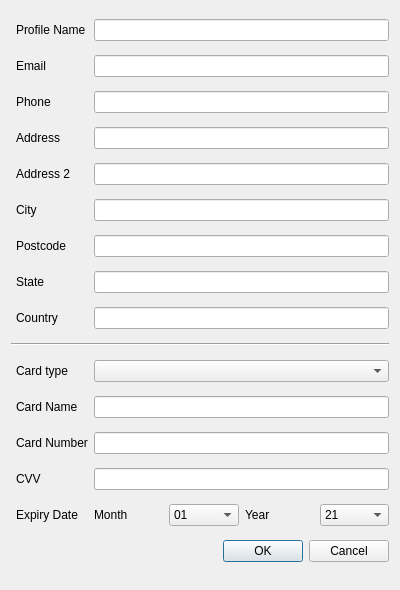
<?xml version="1.0" encoding="UTF-8"?>
<ui version="4.0">
 <class>Dialog</class>
 <widget class="QDialog" name="Dialog">
  <property name="geometry">
   <rect>
    <x>0</x>
    <y>0</y>
    <width>400</width>
    <height>590</height>
   </rect>
  </property>
  <property name="windowTitle">
   <string>Dialog</string>
  </property>
  <layout class="QGridLayout" name="gridLayout">
   <item row="5" column="1" colspan="4">
    <widget class="QLineEdit" name="txtCity">
     <property name="whatsThis">
      <string>&lt;html&gt;&lt;head/&gt;&lt;body&gt;&lt;p&gt;Your city&lt;/p&gt;&lt;/body&gt;&lt;/html&gt;</string>
     </property>
    </widget>
   </item>
   <item row="14" column="2">
    <widget class="QComboBox" name="cbExpiryMonth">
     <property name="layoutDirection">
      <enum>Qt::LeftToRight</enum>
     </property>
     <property name="autoFillBackground">
      <bool>false</bool>
     </property>
     <item>
      <property name="text">
       <string>01</string>
      </property>
     </item>
     <item>
      <property name="text">
       <string>02</string>
      </property>
     </item>
     <item>
      <property name="text">
       <string>03</string>
      </property>
     </item>
     <item>
      <property name="text">
       <string>04</string>
      </property>
     </item>
     <item>
      <property name="text">
       <string>05</string>
      </property>
     </item>
     <item>
      <property name="text">
       <string>06</string>
      </property>
     </item>
     <item>
      <property name="text">
       <string>07</string>
      </property>
     </item>
     <item>
      <property name="text">
       <string>07</string>
      </property>
     </item>
     <item>
      <property name="text">
       <string>08</string>
      </property>
     </item>
     <item>
      <property name="text">
       <string>09</string>
      </property>
     </item>
     <item>
      <property name="text">
       <string>10</string>
      </property>
     </item>
     <item>
      <property name="text">
       <string>11</string>
      </property>
     </item>
     <item>
      <property name="text">
       <string>12</string>
      </property>
     </item>
    </widget>
   </item>
   <item row="9" column="0" colspan="5">
    <widget class="Line" name="line">
     <property name="orientation">
      <enum>Qt::Horizontal</enum>
     </property>
    </widget>
   </item>
   <item row="14" column="4">
    <widget class="QComboBox" name="cbExpiryYear">
     <item>
      <property name="text">
       <string>21</string>
      </property>
     </item>
     <item>
      <property name="text">
       <string>22</string>
      </property>
     </item>
     <item>
      <property name="text">
       <string>23</string>
      </property>
     </item>
     <item>
      <property name="text">
       <string>24</string>
      </property>
     </item>
     <item>
      <property name="text">
       <string>25</string>
      </property>
     </item>
    </widget>
   </item>
   <item row="14" column="0">
    <widget class="QLabel" name="label_12">
     <property name="text">
      <string>Expiry Date</string>
     </property>
     <property name="margin">
      <number>5</number>
     </property>
     <property name="indent">
      <number>5</number>
     </property>
    </widget>
   </item>
   <item row="11" column="0">
    <widget class="QLabel" name="label_15">
     <property name="text">
      <string>Card Name</string>
     </property>
     <property name="margin">
      <number>5</number>
     </property>
     <property name="indent">
      <number>5</number>
     </property>
    </widget>
   </item>
   <item row="12" column="0">
    <widget class="QLabel" name="label_10">
     <property name="text">
      <string>Card Number</string>
     </property>
     <property name="margin">
      <number>5</number>
     </property>
     <property name="indent">
      <number>5</number>
     </property>
    </widget>
   </item>
   <item row="6" column="1" colspan="4">
    <widget class="QLineEdit" name="txtPostcode">
     <property name="toolTip">
      <string>&lt;html&gt;&lt;head/&gt;&lt;body&gt;&lt;p&gt;Postcode&lt;/p&gt;&lt;/body&gt;&lt;/html&gt;</string>
     </property>
    </widget>
   </item>
   <item row="6" column="0">
    <widget class="QLabel" name="label_7">
     <property name="text">
      <string>Postcode</string>
     </property>
     <property name="margin">
      <number>5</number>
     </property>
     <property name="indent">
      <number>5</number>
     </property>
    </widget>
   </item>
   <item row="4" column="1" colspan="4">
    <widget class="QLineEdit" name="txtAddress2">
     <property name="toolTip">
      <string>&lt;html&gt;&lt;head/&gt;&lt;body&gt;&lt;p&gt;Address 2&lt;/p&gt;&lt;/body&gt;&lt;/html&gt;</string>
     </property>
    </widget>
   </item>
   <item row="2" column="1" colspan="4">
    <widget class="QLineEdit" name="txtPhone">
     <property name="toolTip">
      <string>&lt;html&gt;&lt;head/&gt;&lt;body&gt;&lt;p&gt;Telephone number&lt;/p&gt;&lt;/body&gt;&lt;/html&gt;</string>
     </property>
    </widget>
   </item>
   <item row="3" column="1" colspan="4">
    <widget class="QLineEdit" name="txtAddress">
     <property name="toolTip">
      <string>&lt;html&gt;&lt;head/&gt;&lt;body&gt;&lt;p&gt;Main address&lt;/p&gt;&lt;/body&gt;&lt;/html&gt;</string>
     </property>
    </widget>
   </item>
   <item row="3" column="0">
    <widget class="QLabel" name="label_3">
     <property name="text">
      <string>Address</string>
     </property>
     <property name="margin">
      <number>5</number>
     </property>
     <property name="indent">
      <number>5</number>
     </property>
    </widget>
   </item>
   <item row="12" column="1" colspan="4">
    <widget class="QLineEdit" name="txtCardNumber">
     <property name="toolTip">
      <string>&lt;html&gt;&lt;head/&gt;&lt;body&gt;&lt;p&gt;Card number&lt;/p&gt;&lt;/body&gt;&lt;/html&gt;</string>
     </property>
    </widget>
   </item>
   <item row="10" column="0">
    <widget class="QLabel" name="label_9">
     <property name="text">
      <string>Card type</string>
     </property>
     <property name="margin">
      <number>5</number>
     </property>
     <property name="indent">
      <number>5</number>
     </property>
    </widget>
   </item>
   <item row="4" column="0">
    <widget class="QLabel" name="label_6">
     <property name="text">
      <string>Address 2</string>
     </property>
     <property name="margin">
      <number>5</number>
     </property>
     <property name="indent">
      <number>5</number>
     </property>
    </widget>
   </item>
   <item row="2" column="0">
    <widget class="QLabel" name="label_4">
     <property name="text">
      <string>Phone</string>
     </property>
     <property name="margin">
      <number>5</number>
     </property>
     <property name="indent">
      <number>5</number>
     </property>
    </widget>
   </item>
   <item row="14" column="3">
    <widget class="QLabel" name="label_13">
     <property name="text">
      <string>Year</string>
     </property>
    </widget>
   </item>
   <item row="10" column="1" colspan="4">
    <widget class="QComboBox" name="cbCardType">
     <property name="toolTip">
      <string>&lt;html&gt;&lt;head/&gt;&lt;body&gt;&lt;p&gt;Card type&lt;/p&gt;&lt;/body&gt;&lt;/html&gt;</string>
     </property>
     <item>
      <property name="text">
       <string/>
      </property>
     </item>
     <item>
      <property name="text">
       <string>Debit</string>
      </property>
     </item>
     <item>
      <property name="text">
       <string>Visa</string>
      </property>
     </item>
    </widget>
   </item>
   <item row="0" column="1" colspan="4">
    <widget class="QLineEdit" name="txtProfileName">
     <property name="toolTip">
      <string>&lt;html&gt;&lt;head/&gt;&lt;body&gt;&lt;p&gt;Profile name&lt;/p&gt;&lt;/body&gt;&lt;/html&gt;</string>
     </property>
    </widget>
   </item>
   <item row="15" column="1" colspan="4">
    <widget class="QDialogButtonBox" name="buttonBox">
     <property name="orientation">
      <enum>Qt::Horizontal</enum>
     </property>
     <property name="standardButtons">
      <set>QDialogButtonBox::Cancel|QDialogButtonBox::Ok</set>
     </property>
    </widget>
   </item>
   <item row="7" column="1" colspan="4">
    <widget class="QLineEdit" name="txtState"/>
   </item>
   <item row="14" column="1">
    <widget class="QLabel" name="label_14">
     <property name="text">
      <string>Month</string>
     </property>
    </widget>
   </item>
   <item row="8" column="0">
    <widget class="QLabel" name="label_8">
     <property name="text">
      <string>Country</string>
     </property>
     <property name="margin">
      <number>5</number>
     </property>
     <property name="indent">
      <number>5</number>
     </property>
    </widget>
   </item>
   <item row="7" column="0">
    <widget class="QLabel" name="label_16">
     <property name="text">
      <string>State</string>
     </property>
     <property name="margin">
      <number>5</number>
     </property>
     <property name="indent">
      <number>5</number>
     </property>
    </widget>
   </item>
   <item row="0" column="0">
    <widget class="QLabel" name="label">
     <property name="enabled">
      <bool>true</bool>
     </property>
     <property name="sizePolicy">
      <sizepolicy hsizetype="Maximum" vsizetype="Preferred">
       <horstretch>0</horstretch>
       <verstretch>0</verstretch>
      </sizepolicy>
     </property>
     <property name="text">
      <string>Profile Name</string>
     </property>
     <property name="margin">
      <number>5</number>
     </property>
     <property name="indent">
      <number>5</number>
     </property>
    </widget>
   </item>
   <item row="1" column="0">
    <widget class="QLabel" name="label_2">
     <property name="text">
      <string>Email</string>
     </property>
     <property name="margin">
      <number>5</number>
     </property>
     <property name="indent">
      <number>5</number>
     </property>
    </widget>
   </item>
   <item row="8" column="1" colspan="4">
    <widget class="QLineEdit" name="txtCountry">
     <property name="toolTip">
      <string>&lt;html&gt;&lt;head/&gt;&lt;body&gt;&lt;p&gt;Country&lt;/p&gt;&lt;/body&gt;&lt;/html&gt;</string>
     </property>
    </widget>
   </item>
   <item row="1" column="1" colspan="4">
    <widget class="QLineEdit" name="txtEmail">
     <property name="toolTip">
      <string>&lt;html&gt;&lt;head/&gt;&lt;body&gt;&lt;p&gt;Email address&lt;/p&gt;&lt;/body&gt;&lt;/html&gt;</string>
     </property>
    </widget>
   </item>
   <item row="11" column="1" colspan="4">
    <widget class="QLineEdit" name="txtCardName"/>
   </item>
   <item row="5" column="0">
    <widget class="QLabel" name="label_5">
     <property name="text">
      <string>City</string>
     </property>
     <property name="margin">
      <number>5</number>
     </property>
     <property name="indent">
      <number>5</number>
     </property>
    </widget>
   </item>
   <item row="13" column="1" colspan="4">
    <widget class="QLineEdit" name="txtCvv"/>
   </item>
   <item row="13" column="0">
    <widget class="QLabel" name="label_11">
     <property name="text">
      <string>CVV</string>
     </property>
     <property name="margin">
      <number>5</number>
     </property>
     <property name="indent">
      <number>5</number>
     </property>
    </widget>
   </item>
  </layout>
 </widget>
 <tabstops>
  <tabstop>txtProfileName</tabstop>
  <tabstop>txtEmail</tabstop>
  <tabstop>txtPhone</tabstop>
  <tabstop>txtAddress</tabstop>
  <tabstop>txtAddress2</tabstop>
  <tabstop>txtCity</tabstop>
  <tabstop>txtPostcode</tabstop>
  <tabstop>txtState</tabstop>
  <tabstop>txtCountry</tabstop>
  <tabstop>cbCardType</tabstop>
  <tabstop>txtCardName</tabstop>
  <tabstop>txtCardNumber</tabstop>
  <tabstop>cbExpiryMonth</tabstop>
  <tabstop>cbExpiryYear</tabstop>
 </tabstops>
 <resources/>
 <connections>
  <connection>
   <sender>buttonBox</sender>
   <signal>accepted()</signal>
   <receiver>Dialog</receiver>
   <slot>accept()</slot>
   <hints>
    <hint type="sourcelabel">
     <x>248</x>
     <y>254</y>
    </hint>
    <hint type="destinationlabel">
     <x>157</x>
     <y>274</y>
    </hint>
   </hints>
  </connection>
  <connection>
   <sender>buttonBox</sender>
   <signal>rejected()</signal>
   <receiver>Dialog</receiver>
   <slot>reject()</slot>
   <hints>
    <hint type="sourcelabel">
     <x>316</x>
     <y>260</y>
    </hint>
    <hint type="destinationlabel">
     <x>286</x>
     <y>274</y>
    </hint>
   </hints>
  </connection>
 </connections>
</ui>
